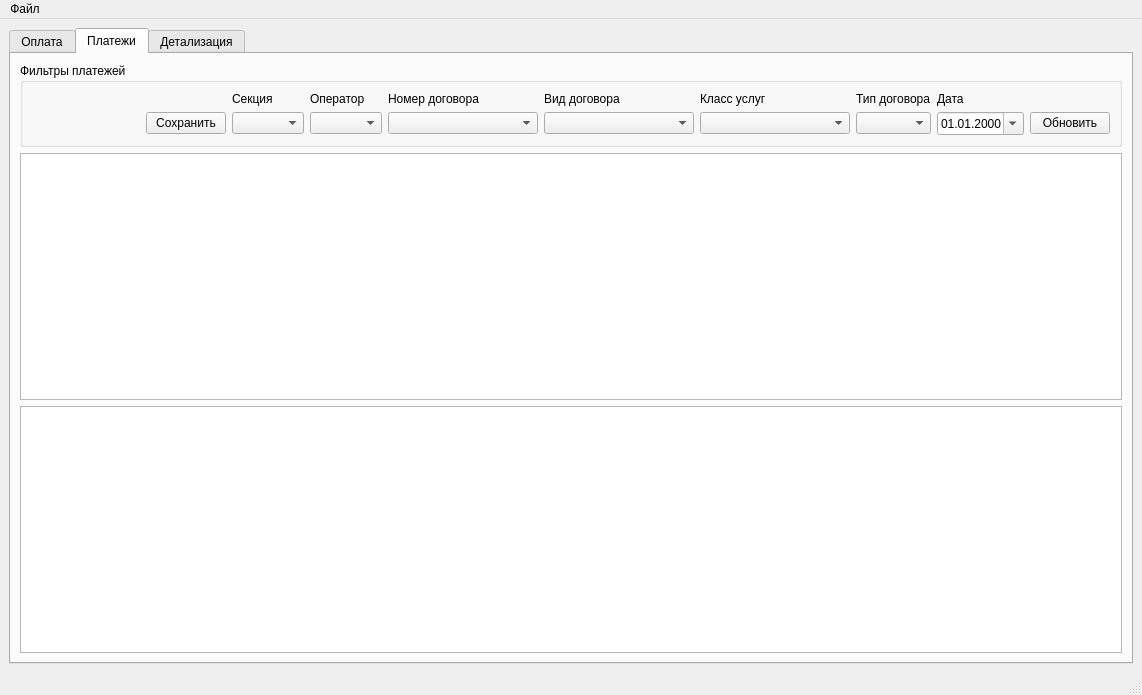
<?xml version="1.0" encoding="UTF-8"?>
<ui version="4.0">
 <class>MainWindow</class>
 <widget class="QMainWindow" name="MainWindow">
  <property name="geometry">
   <rect>
    <x>0</x>
    <y>0</y>
    <width>1142</width>
    <height>695</height>
   </rect>
  </property>
  <property name="windowTitle">
   <string>Касса</string>
  </property>
  <property name="windowIcon">
   <iconset>
    <normaloff>:/voicecall.png</normaloff>:/voicecall.png</iconset>
  </property>
  <widget class="QWidget" name="centralwidget">
   <layout class="QVBoxLayout" name="verticalLayout_3">
    <item>
     <widget class="QTabWidget" name="tabWidget">
      <property name="minimumSize">
       <size>
        <width>0</width>
        <height>64</height>
       </size>
      </property>
      <property name="currentIndex">
       <number>1</number>
      </property>
      <widget class="QWidget" name="tab">
       <attribute name="title">
        <string>Оплата</string>
       </attribute>
       <layout class="QGridLayout" name="gridLayout_4">
        <item row="0" column="0">
         <widget class="QGroupBox" name="groupBox">
          <property name="enabled">
           <bool>true</bool>
          </property>
          <property name="title">
           <string>Поиск</string>
          </property>
          <layout class="QGridLayout" name="gridLayout_2">
           <item row="0" column="3">
            <widget class="QLineEdit" name="edtSearch"/>
           </item>
           <item row="0" column="0">
            <spacer name="horizontalSpacer_2">
             <property name="orientation">
              <enum>Qt::Horizontal</enum>
             </property>
             <property name="sizeHint" stdset="0">
              <size>
               <width>40</width>
               <height>20</height>
              </size>
             </property>
            </spacer>
           </item>
           <item row="0" column="4">
            <widget class="QPushButton" name="btnSearch">
             <property name="text">
              <string>Искать</string>
             </property>
            </widget>
           </item>
           <item row="0" column="2">
            <widget class="QComboBox" name="cmbSearchSelect">
             <property name="minimumSize">
              <size>
               <width>200</width>
               <height>0</height>
              </size>
             </property>
            </widget>
           </item>
           <item row="0" column="1">
            <widget class="QDateEdit" name="edtRemPeriod">
             <property name="displayFormat">
              <string>dd.MM.yyyy</string>
             </property>
             <property name="calendarPopup">
              <bool>true</bool>
             </property>
            </widget>
           </item>
          </layout>
         </widget>
        </item>
        <item row="1" column="0">
         <layout class="QHBoxLayout" name="horizontalLayout_2">
          <item>
           <widget class="QListWidget" name="lstInfo"/>
          </item>
          <item>
           <widget class="QTableWidget" name="grdData">
            <property name="minimumSize">
             <size>
              <width>650</width>
              <height>0</height>
             </size>
            </property>
            <property name="columnCount">
             <number>0</number>
            </property>
           </widget>
          </item>
         </layout>
        </item>
        <item row="2" column="0">
         <layout class="QGridLayout" name="gridLayout_3">
          <item row="1" column="0">
           <widget class="QListWidget" name="lstPays"/>
          </item>
          <item row="0" column="0">
           <widget class="QLabel" name="label_4">
            <property name="text">
             <string>Платежи</string>
            </property>
           </widget>
          </item>
          <item row="1" column="1">
           <widget class="QListWidget" name="lstConnections">
            <property name="minimumSize">
             <size>
              <width>650</width>
              <height>0</height>
             </size>
            </property>
           </widget>
          </item>
          <item row="0" column="1">
           <widget class="QLabel" name="label_5">
            <property name="text">
             <string>Подключения</string>
            </property>
           </widget>
          </item>
         </layout>
        </item>
        <item row="3" column="0">
         <widget class="QGroupBox" name="groupBox_2">
          <property name="title">
           <string>Оплата</string>
          </property>
          <layout class="QHBoxLayout" name="horizontalLayout">
           <item>
            <spacer name="horizontalSpacer">
             <property name="orientation">
              <enum>Qt::Horizontal</enum>
             </property>
             <property name="sizeHint" stdset="0">
              <size>
               <width>40</width>
               <height>20</height>
              </size>
             </property>
            </spacer>
           </item>
           <item>
            <widget class="QComboBox" name="cmbOperator">
             <property name="enabled">
              <bool>false</bool>
             </property>
             <property name="minimumSize">
              <size>
               <width>200</width>
               <height>0</height>
              </size>
             </property>
            </widget>
           </item>
           <item>
            <widget class="QCheckBox" name="chkMulti">
             <property name="text">
              <string>Мультиплатеж</string>
             </property>
             <property name="checked">
              <bool>true</bool>
             </property>
            </widget>
           </item>
           <item>
            <widget class="QLineEdit" name="edtSumma">
             <property name="minimumSize">
              <size>
               <width>100</width>
               <height>0</height>
              </size>
             </property>
             <property name="maximumSize">
              <size>
               <width>100</width>
               <height>16777215</height>
              </size>
             </property>
             <property name="maxLength">
              <number>100</number>
             </property>
            </widget>
           </item>
           <item>
            <widget class="QPushButton" name="btnPay">
             <property name="text">
              <string>Оплата</string>
             </property>
             <property name="checkable">
              <bool>false</bool>
             </property>
             <property name="checked">
              <bool>false</bool>
             </property>
             <property name="autoRepeat">
              <bool>false</bool>
             </property>
            </widget>
           </item>
          </layout>
         </widget>
        </item>
       </layout>
      </widget>
      <widget class="QWidget" name="tab_2">
       <attribute name="title">
        <string>Платежи</string>
       </attribute>
       <layout class="QGridLayout" name="gridLayout">
        <item row="0" column="0">
         <layout class="QVBoxLayout" name="verticalLayout">
          <item>
           <widget class="QGroupBox" name="groupBox_3">
            <property name="minimumSize">
             <size>
              <width>0</width>
              <height>64</height>
             </size>
            </property>
            <property name="title">
             <string>Фильтры платежей</string>
            </property>
            <layout class="QGridLayout" name="gridLayout_5">
             <item row="0" column="7">
              <widget class="QLabel" name="label_2">
               <property name="text">
                <string>Тип договора</string>
               </property>
              </widget>
             </item>
             <item row="1" column="7">
              <widget class="QComboBox" name="cmbDogType"/>
             </item>
             <item row="1" column="3">
              <widget class="QComboBox" name="cmbPayOperator"/>
             </item>
             <item row="0" column="6">
              <widget class="QLabel" name="label_3">
               <property name="text">
                <string>Класс услуг</string>
               </property>
              </widget>
             </item>
             <item row="1" column="0">
              <spacer name="horizontalSpacer_3">
               <property name="orientation">
                <enum>Qt::Horizontal</enum>
               </property>
               <property name="sizeHint" stdset="0">
                <size>
                 <width>40</width>
                 <height>20</height>
                </size>
               </property>
              </spacer>
             </item>
             <item row="0" column="3">
              <widget class="QLabel" name="label_8">
               <property name="text">
                <string>Оператор</string>
               </property>
              </widget>
             </item>
             <item row="0" column="5">
              <widget class="QLabel" name="label_7">
               <property name="text">
                <string>Вид договора</string>
               </property>
              </widget>
             </item>
             <item row="0" column="8">
              <widget class="QLabel" name="label">
               <property name="text">
                <string>Дата</string>
               </property>
              </widget>
             </item>
             <item row="1" column="2">
              <widget class="QComboBox" name="cmbSection"/>
             </item>
             <item row="1" column="6">
              <widget class="QComboBox" name="cmbPayClass">
               <property name="minimumSize">
                <size>
                 <width>150</width>
                 <height>0</height>
                </size>
               </property>
              </widget>
             </item>
             <item row="0" column="2">
              <widget class="QLabel" name="label_9">
               <property name="text">
                <string>Секция</string>
               </property>
              </widget>
             </item>
             <item row="0" column="4">
              <widget class="QLabel" name="label_6">
               <property name="text">
                <string>Номер договора</string>
               </property>
              </widget>
             </item>
             <item row="1" column="8">
              <widget class="QDateEdit" name="edtPaymentsDate">
               <property name="maximumSize">
                <size>
                 <width>104</width>
                 <height>16777215</height>
                </size>
               </property>
               <property name="displayFormat">
                <string>dd.MM.yyyy</string>
               </property>
               <property name="calendarPopup">
                <bool>true</bool>
               </property>
              </widget>
             </item>
             <item row="1" column="5">
              <widget class="QComboBox" name="cmbVdog">
               <property name="minimumSize">
                <size>
                 <width>150</width>
                 <height>0</height>
                </size>
               </property>
              </widget>
             </item>
             <item row="1" column="4">
              <widget class="QComboBox" name="cmbDognum">
               <property name="minimumSize">
                <size>
                 <width>150</width>
                 <height>0</height>
                </size>
               </property>
              </widget>
             </item>
             <item row="1" column="1">
              <widget class="QPushButton" name="btnSavePayments">
               <property name="text">
                <string>Сохранить</string>
               </property>
              </widget>
             </item>
             <item row="1" column="9">
              <widget class="QPushButton" name="btnPaymentsWInfoRefresh">
               <property name="text">
                <string>Обновить</string>
               </property>
              </widget>
             </item>
            </layout>
           </widget>
          </item>
          <item>
           <widget class="QTableWidget" name="tblPayments"/>
          </item>
          <item>
           <widget class="QTableView" name="viewPayments"/>
          </item>
         </layout>
        </item>
       </layout>
      </widget>
      <widget class="QWidget" name="tab_3">
       <attribute name="title">
        <string>Детализация</string>
       </attribute>
       <layout class="QGridLayout" name="gridLayout_6">
        <item row="0" column="0">
         <layout class="QVBoxLayout" name="verticalLayout_4">
          <item>
           <widget class="QGroupBox" name="groupBox_4">
            <property name="minimumSize">
             <size>
              <width>0</width>
              <height>64</height>
             </size>
            </property>
            <property name="title">
             <string>Фильтр детализации</string>
            </property>
            <layout class="QGridLayout" name="gridLayout_7">
             <item row="1" column="2">
              <widget class="QComboBox" name="cmbDetailClass">
               <property name="minimumSize">
                <size>
                 <width>200</width>
                 <height>0</height>
                </size>
               </property>
              </widget>
             </item>
             <item row="1" column="1">
              <widget class="QPushButton" name="btnSaveDetails">
               <property name="text">
                <string>Сохранить</string>
               </property>
              </widget>
             </item>
             <item row="1" column="3">
              <widget class="QDateTimeEdit" name="edtDetailPeriodFrom">
               <property name="minimumSize">
                <size>
                 <width>128</width>
                 <height>0</height>
                </size>
               </property>
               <property name="mouseTracking">
                <bool>false</bool>
               </property>
               <property name="displayFormat">
                <string>dd.MM.yy HH:mm:ss</string>
               </property>
               <property name="calendarPopup">
                <bool>true</bool>
               </property>
              </widget>
             </item>
             <item row="1" column="4">
              <widget class="QDateTimeEdit" name="edtDetailPeriodTo">
               <property name="minimumSize">
                <size>
                 <width>128</width>
                 <height>0</height>
                </size>
               </property>
               <property name="displayFormat">
                <string>dd.MM.yy HH:mm:ss</string>
               </property>
               <property name="calendarPopup">
                <bool>true</bool>
               </property>
              </widget>
             </item>
             <item row="0" column="2">
              <widget class="QLabel" name="label_11">
               <property name="text">
                <string>Класс услуг</string>
               </property>
              </widget>
             </item>
             <item row="0" column="3">
              <widget class="QLabel" name="label_12">
               <property name="text">
                <string>Дата с</string>
               </property>
              </widget>
             </item>
             <item row="0" column="4">
              <widget class="QLabel" name="label_13">
               <property name="text">
                <string>Дата по</string>
               </property>
              </widget>
             </item>
             <item row="1" column="5">
              <widget class="QPushButton" name="btnDetailsRefresh">
               <property name="text">
                <string>Обновить</string>
               </property>
              </widget>
             </item>
             <item row="1" column="0">
              <spacer name="horizontalSpacer_4">
               <property name="orientation">
                <enum>Qt::Horizontal</enum>
               </property>
               <property name="sizeHint" stdset="0">
                <size>
                 <width>40</width>
                 <height>20</height>
                </size>
               </property>
              </spacer>
             </item>
            </layout>
           </widget>
          </item>
         </layout>
        </item>
        <item row="1" column="0">
         <widget class="QTableWidget" name="tblDetails"/>
        </item>
       </layout>
      </widget>
     </widget>
    </item>
   </layout>
  </widget>
  <widget class="QMenuBar" name="menubar">
   <property name="geometry">
    <rect>
     <x>0</x>
     <y>0</y>
     <width>1142</width>
     <height>18</height>
    </rect>
   </property>
   <widget class="QMenu" name="menu">
    <property name="title">
     <string>Файл</string>
    </property>
    <widget class="QMenu" name="menu_directories">
     <property name="title">
      <string>Справочники</string>
     </property>
    </widget>
    <addaction name="actionSettings"/>
    <addaction name="menu_directories"/>
    <addaction name="separator"/>
    <addaction name="actionLogin"/>
    <addaction name="separator"/>
    <addaction name="actionExit"/>
   </widget>
   <addaction name="menu"/>
  </widget>
  <widget class="QStatusBar" name="statusbar"/>
  <action name="actionSettings">
   <property name="text">
    <string>Настройки</string>
   </property>
  </action>
  <action name="actionLogin">
   <property name="text">
    <string>Авторизация</string>
   </property>
  </action>
  <action name="actionExit">
   <property name="text">
    <string>Выход</string>
   </property>
  </action>
 </widget>
 <tabstops>
  <tabstop>edtSearch</tabstop>
  <tabstop>btnSearch</tabstop>
  <tabstop>edtSumma</tabstop>
  <tabstop>btnPay</tabstop>
  <tabstop>chkMulti</tabstop>
  <tabstop>lstPays</tabstop>
  <tabstop>grdData</tabstop>
  <tabstop>lstConnections</tabstop>
  <tabstop>cmbOperator</tabstop>
 </tabstops>
 <resources/>
 <connections/>
</ui>
